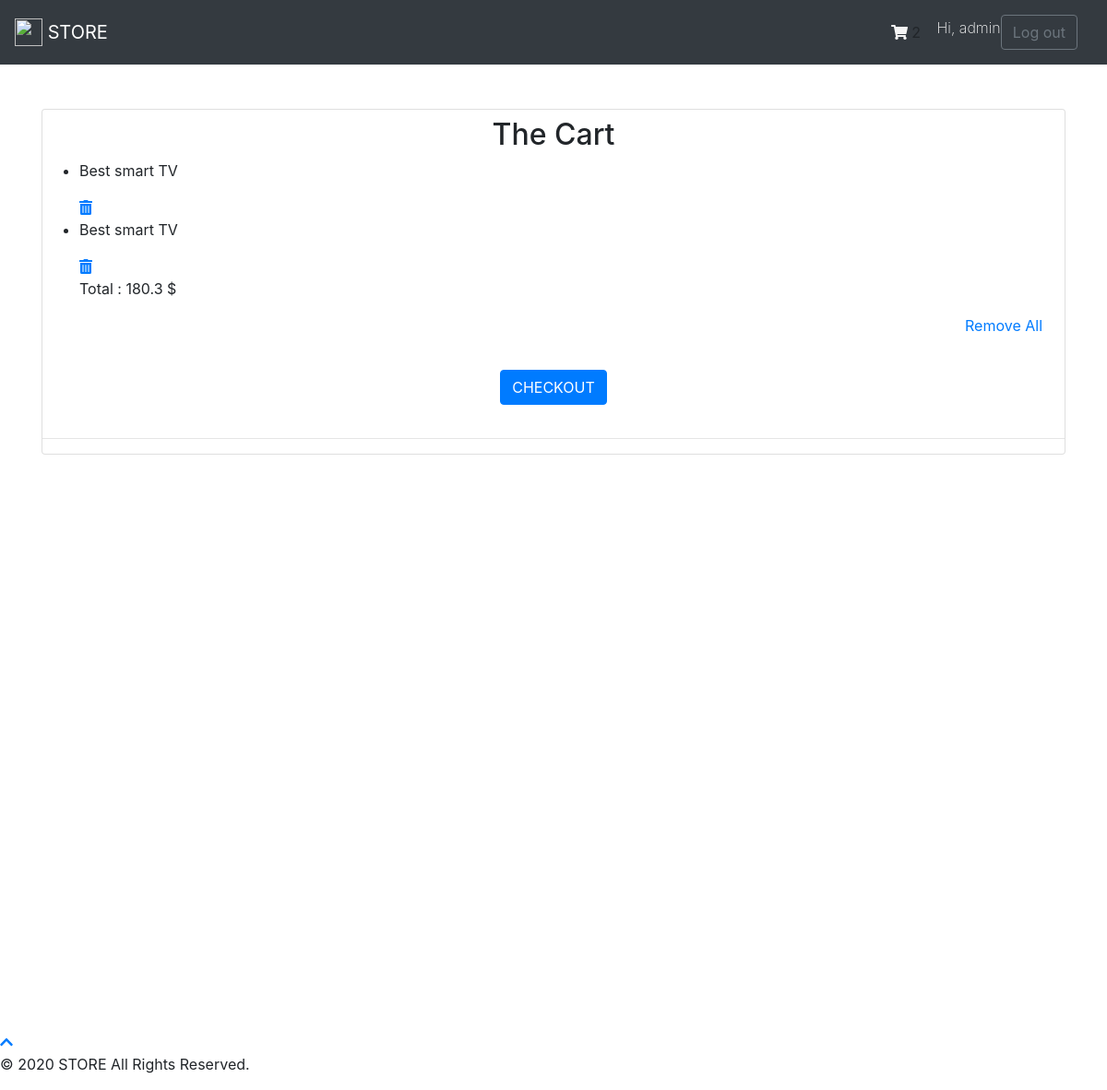
/cart/ (signed in), run on an earlier commit of the app's database.
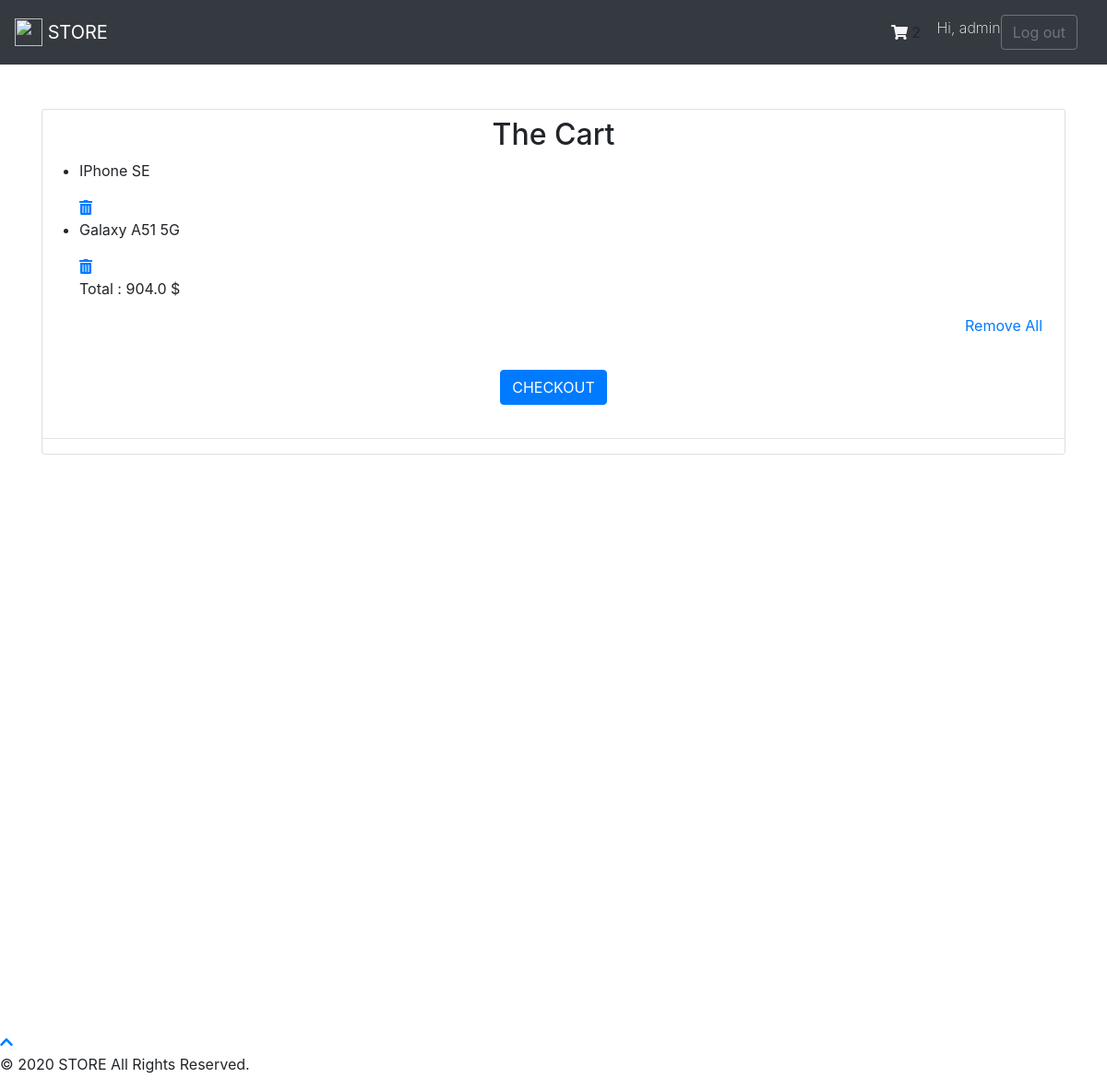
And on a later commit of the database.
### products/models.py (models this page shows, shortened)
class Product(models.Model):
    title = models.CharField(max_length=100)
    brand = models.CharField(max_length=75)
    description = models.CharField(max_length=500, blank=True, null=True)
    price = models.DecimalField(max_digits=12, decimal_places=2, default=0.00)
    image = models.ImageField(upload_to="products/", null=True)
    created_at = models.DateTimeField(auto_now_add=True)

### carts/views.py (the view)
# urls.py: path('', cart, name="cart"),
@login_required
def cart(request):
    user = request.user
    items = user.cart.items.all()
    total_price = user.cart.total_price()
    return render(request, 'carts/cart.html', {'items': items, 'total_price': total_price})

### carts/models.py (called while the page is built)
    def total_price(self):
        total = self.items.all().aggregate(
            total_price=models.Sum('price'))
        return total['total_price']

### templates/carts/cart.html (shortened to what this page needs)
{% extends "base.html" %}
{% block content %}
<section style="height:1000px;">
    <div class="cart card mb-3 mt-5">
        <h2 class="card-subtitle text-center my-2">The Cart</h2>
        <ul>
            {% for item in items %}
            <li>
                <p>{{item.title | capfirst}}</p>
                <a href="{% url 'remove_from_cart' product_id=item.id %}"><i class="fa fa-trash-alt" aria-hidden="true"></i></a>
            </li>
            {% endfor %}
            <p class="total"> Total : <span>{{total_price | floatformat}} $</span></p>
            <a class="card-link float-right mx-4" href="{% url 'remove_all_from_cart' %}">Remove All</a>
        </ul>
        <div class="card-body text-center" >
            <a class="btn btn-primary text-center" href="{% url 'order' %}">CHECKOUT</a>
        </div>
        <hr/>
    </div>
</section>
{% endblock %}

What changed in the data, as far as the page shows it:
changed Product: title "Best smart TV" → "IPhone SE"
changed Product: title "Best smart TV" → "Galaxy A51 5G"
Also different on the page:
{{ total_price | floatformat }}: "180.3" → "904.0"
